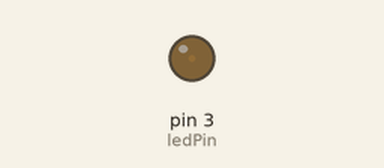
Simulated run of this sketch. Board: Arduino Uno, built with avr-gcc and run on an emulated ATmega328P. On the bench: output pins drawn as LEDs (lit = HIGH).

Above: at 0.05 s.
At 3.45 s:
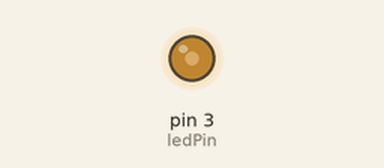
At 6.95 s:
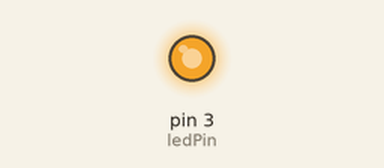
At 13.85 s:
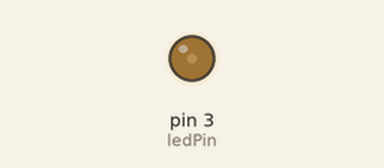
Timing chart, 0 to 19.9 s (numbered marks = the images above):
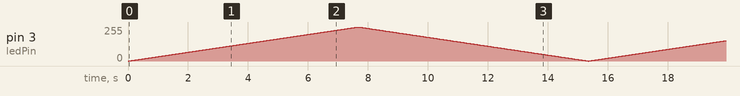

The sketch:

forFade.ino
```cpp
/*
 Name:		forFade.ino
 Created:	9/2/2015 12:53:24 PM
 Author:	Maika
*/

// the setup function runs once when you press reset or power the board
int ledPin = 3;
int brightness = 255;
void setup() {

}

// the loop function runs over and over again until power down or reset
void loop() {
	for (int i = 0; i <= brightness; i++)
	{
		analogWrite(ledPin, i);
		delay(30);
		if (i == 255)
		{

			for (int j = i; j > 0; j--)
			{
				analogWrite(ledPin, j);
				delay(30);
			}
		}

	}
}
```
